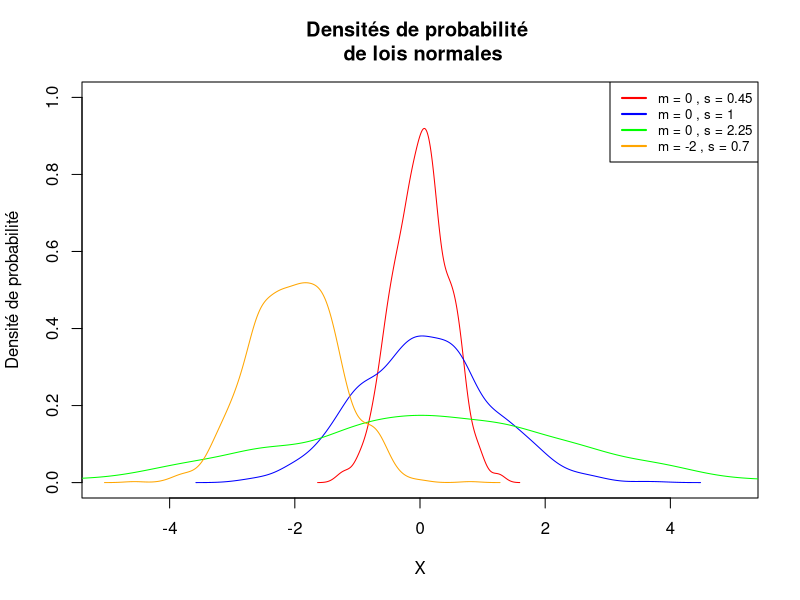
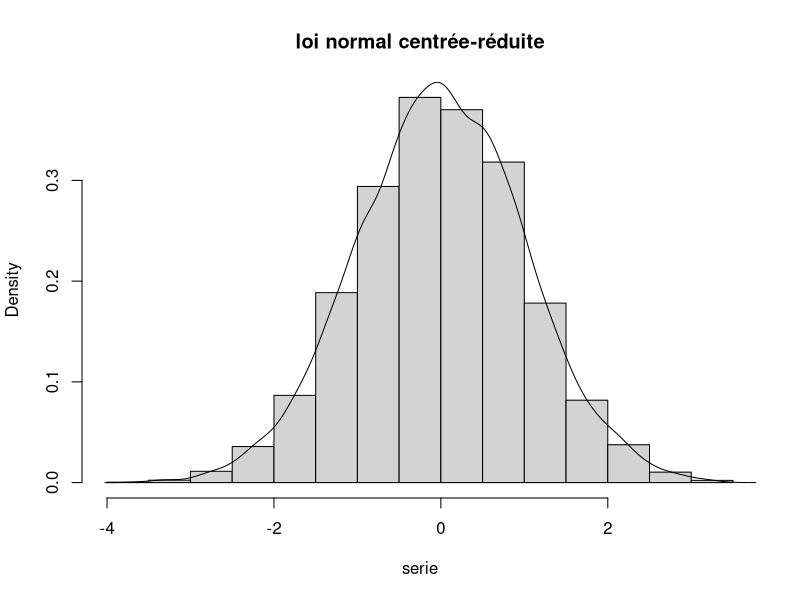

Generate these figures, in order, with R:
##Exercice 1-Comprendre la loi normale 
#La commande rnorm()
#Création d'un graphique vide avec comme borne d'abscisse [-5,5] et d'ordonnées [0,1]
# Créer une toile de fond vide pour le graphique
par(mfrow = c(1,1))
plot(NA, xlim=c(-5, 5), ylim=c(0, 1), xlab="X", 
     ylab="Densité de probabilité", 
     main="Densités de probabilité \n de lois normales")
     
#Programmation d'une boucle for qui à chaque itération rajoute une courbe de densité 
# Tracer la densité de probabilité pour chaque simulation
moyennes <- c(0, 0, 0, -2)
sigmas <- c(0.45, 1, 2.25, 0.7)
colors <- c("red", "blue", "green", "orange")
legend_labels <- c()
for (i in 1:length(moyennes)) {
  serie = rnorm(n = 1000, 
                mean = moyennes[i], 
                sd = sigmas[i])
  lines(density(serie), col = colors[i])
  legend_labels <- c(legend_labels, paste("m =", moyennes[i], ",", "s =", sigmas[i]))
}

# Ajouter une légende
legend("topright", legend=legend_labels, col=colors, lwd=2, cex=0.8)

#Simulation d'une loi normale 
serie = rnorm(n = 1e4, mean = 0, sd = 1)

#Constructon de l'histogamme de la distribution
hist(serie, main = "loi normal centrée-réduite",
     probability = TRUE)
lines(density(serie))

#Calcule de la médiane
median(serie)

#Calcul des quartiles 
quantile(serie)

#Calule des centiles 
quantile(serie, 
         probs = seq(from = 0, 
                     to = 1, by = 0.01))

quantile(serie, 
         probs = 0.95)
# environ 1,64                  

#Les commandes pnorm() et qnorm()
#Calcule de la valeur théorique 
qnorm(p = 0.95, mean = 0, sd = 1)
pnorm(q = 1.644854, mean = 0, sd = 1)

#Quelle est la valeur théorique pour P(<x)=0.975
qnorm(p = 0.975, mean = 0, sd = 1)

#Quelle est la valeur théorique pour P(X>=1.96)=p
1 - pnorm(q = 1.96, mean = 0, sd = 1)

##Exercice 2- Construire la table de loi normale 


